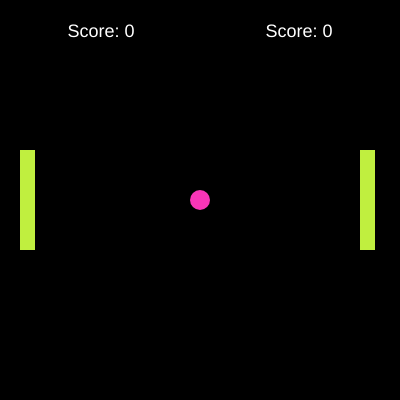
Frame 1 (no input)
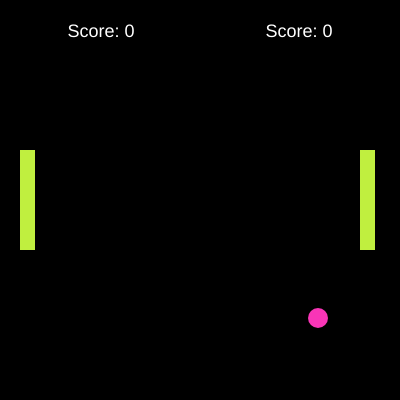
Frame 60 (no input)
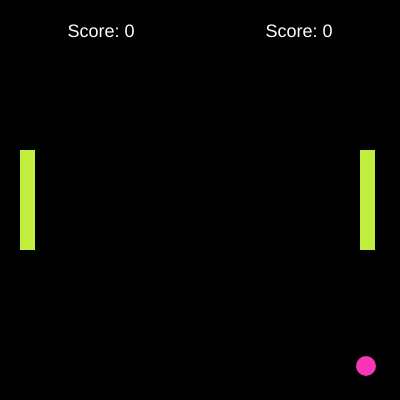
Frame 120 (the mouse pressed at the canvas centre since frame 60)

The p5.js sketch that drew these frames (run headless with seeded random() and noise() and a simulated clock; from frame 60 on, the mouse is pressed at the canvas centre):

// p5.js sketch
// ── sketch.js
let bola = new Ball(200, 200);
let barraIzquierda = new Bar(20, 150);
let barraDerecha = new Bar(360, 150);
let atrapar = false; //Para el movimiento con el mouse
let mover = false; //Para el movimiento con el teclado
let scoreIzq = 0; //Jugador 1
let scoreDer = 0; //Jugador 2

function setup() {
  createCanvas(400, 400);
}

function draw() {
  background(0);
  bola.paint();
  bola.bounce();
  barraIzquierda.paint();
  barraDerecha.paint();
  if (mover) {
    barraDerecha.keyMove();
  }
  validateTouch();

  //Puntos por jugador
  textSize(18);
  textAlign(CENTER);
  fill(255);
  text('Score: ' + scoreIzq, 101, 37);
  text('Score: ' + scoreDer, 299, 37);
}

function keyPressed() {
  mover = true;
}

function keyReleased() {
  mover = false;
}

function validateTouch() {

  //Zona de contacto entre bola y barra izquierda
  if (bola.getX() - 8 >= barraIzquierda.getX() + 11 && bola.getX() - 8 <= barraIzquierda.getX() + 16 &&
    bola.getY() >= barraIzquierda.getY() && bola.getY() <= barraIzquierda.getY() + 100) {
    bola.setVelocidadX(bola.getVelocidadX() * -1);
    bola.setVelocidadY(bola.getVelocidadY() * 1);
    scoreIzquierda();

  }
  //Zona de contacto entre bola y barra derecha
  if (bola.getX() + 8 >= barraDerecha.getX() - 1 && bola.getX() + 8 <= barraDerecha.getX() + 4 &&
    bola.getY() >= barraDerecha.getY() && bola.getY() <= barraDerecha.getY() + 100) {
    bola.setVelocidadX(bola.getVelocidadX() * -1);
    bola.setVelocidadY(bola.getVelocidadY() * 1);
    scoreDerecha();
  }
}

function mousePressed() {
  if (barraIzquierda.validateClick(mouseX, mouseY)) {
    atrapar = true;
  }
}

function mouseDragged() {
  if (atrapar === true) {
    barraIzquierda.mouseMove(mouseY);
  }

  if (barraIzquierda.getY() > 300) {
    barraIzquierda.setY(300);
  }

  if (barraIzquierda.getY() < 0) {
    barraIzquierda.setY(0);;
  }
}

function mouseReleased() {
  atrapar = false;
}

function scoreIzquierda() {
  scoreIzq = scoreIzq + 1
}

function scoreDerecha() {
  scoreDer = scoreDer + 1
}
// ── Ball.js
class Ball {
    constructor(x, y) {
        this.x = x;
        this.y = y;
        this.diametro = 20;
        this.velocidadX = 2;
        this.velocidadY = 2;
    }

    paint() {
        noStroke();
        fill(249, 53, 183);
        ellipse(this.x, this.y, this.diametro, this.diametro);
    }

    bounce() { //Movimiento de la bola
        this.x = this.x + this.velocidadX;
        this.y = this.y + this.velocidadY;

        // Limites
        if (this.x > 400 || this.x < 0) {
            this.velocidadX = this.velocidadX * -1;
        }
        if (this.y > 400 || this.y < 0) {
            this.velocidadY = this.velocidadY * -1;
        }
    }

    getX() {
        return this.x;
    }

    getY() {
        return this.y;
    }

    getVelocidadX() {
        return this.velocidadX;
    }

    getVelocidadY() {
        return this.velocidadY;
    }

    setVelocidadX(velX) {
        this.velocidadX = velX;
    }

    setVelocidadY(velY) {
        this.velocidadY = velY;
    }

}
// ── Bar.js
class Bar {

    constructor(x, y) {
        this.x = x;
        this.y = y;
        this.w = 15;
        this.h = 100;

    }

    paint() {
        fill(192, 239, 63);
        rect(this.x, this.y, this.w, this.h);
    }

    keyMove() { //Para mover la barra derecha con el teclado

        //Limites
        if (this.y > 300) {
            this.y = 300;
        }

        if (this.y < 0) {
            this.y = 0;
        }

        //Movimiento
        if (keyCode === UP_ARROW) {
            this.y -= 2;
        } else if (keyCode === DOWN_ARROW) {
            this.y += 2;
        }
    }

    mouseMove(y) { //Para mover la barra izquierda con el mouse
        this.y = y;
    }

    validateClick(mx, my) { //Permite seleccionar la barra izquierda

        if (mx > this.x && mx < this.x + 15 && my > this.y && my < this.y + 100) {
            return true;
        }
        return false;
    }

    getX() {
        return this.x;
    }

    getY() {
        return this.y;
    }

    setY(y) {
        this.y = y;
    }



}
